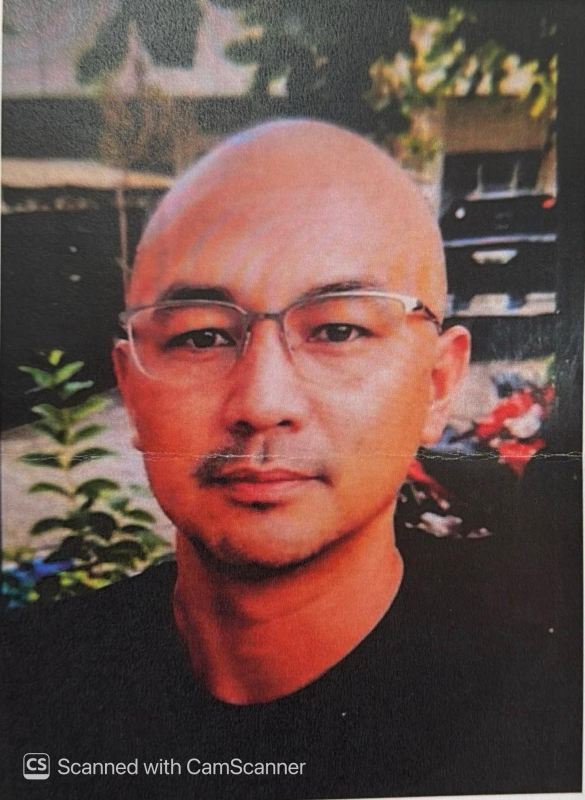
#> input picture osin_forensic.jpg, 1170 x 1600 px (shown at 1/2 size)
$ python ela_analysis.py osin_forensic.jpg out
#> lines starting #> are read from the running program, lines starting #| are printed output that depends on the picture
#!/usr/bin/env python3
"""Error Level Analysis (ELA) for JPEG manipulation detection.

usage: ela_analysis.py <image> [output_dir]

Writes <output_dir>/resaved.jpg (quality-90 resave) and <output_dir>/ela.png
(brightness-boosted pixel difference). <output_dir> defaults to the image's
own folder.
"""
import os
import sys

from PIL import Image, ImageChops, ImageEnhance


def main():
    if len(sys.argv) < 2:
        print("usage: ela_analysis.py <image> [output_dir]", file=sys.stderr)
        return 2
    img_path = sys.argv[1]
    out_dir = sys.argv[2] if len(sys.argv) > 2 else (os.path.dirname(img_path) or ".")
    try:
        img = Image.open(img_path).convert("RGB")
#> img is the input picture: PIL image 1170x1600 RGB; mean R, G, B 107.9, 79.8, 73.3
    except Exception as e:
        print(f"ela_analysis: cannot read image {img_path}: {e}", file=sys.stderr)
        return 1

    print("Image size:", img.size)
#| Image size: (1170, 1600)

    # ELA: resave at quality 90, compare
    temp_path = os.path.join(out_dir, "resaved.jpg")
    img.save(temp_path, "JPEG", quality=90)
    resaved = Image.open(temp_path)
    diff = ImageChops.difference(img, resaved)
    extrema = diff.getextrema()
#> extrema = ((0, 8), (0, 8), (0, 8))
    max_diff = max([e[1] for e in extrema])
#> max_diff = 8
    print("ELA max pixel difference:", max_diff)
#| ELA max pixel difference: 8

    # Enhance diff for visibility
    enh = ImageEnhance.Brightness(diff)
    diff_enhanced = enh.enhance(10.0)
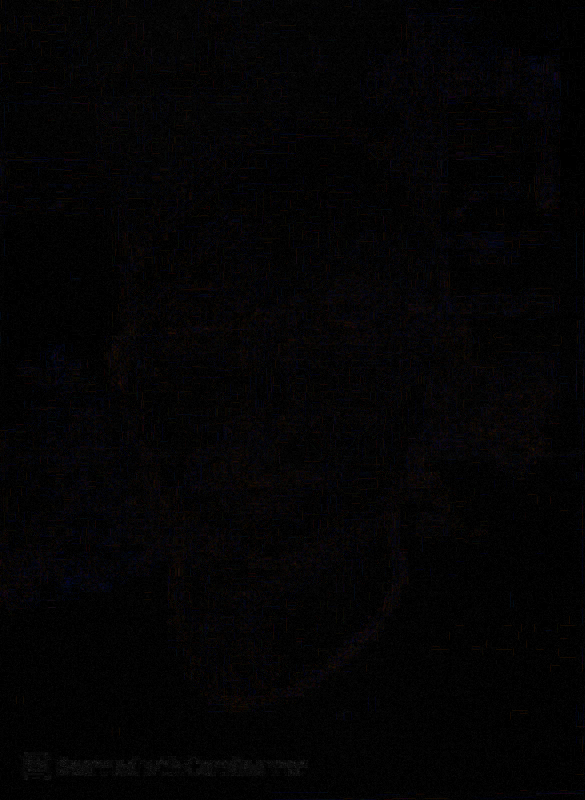
#> diff_enhanced: PIL image 1170x1600 RGB (shown at 1/2 size); mean R, G, B 3.6, 3.1, 3.8
    ela_path = os.path.join(out_dir, "ela.png")
    diff_enhanced.save(ela_path)
    print("ELA saved to", ela_path)

    # Pixel stats via histogram
    h = img.histogram()
#> h = 768 values, max 40866 at index 546, min 0 at index 498, mean 7312.5

    def mean_std(chan_offset):
        vals = h[chan_offset:chan_offset + 256]
        total = sum(vals)
        mean = sum(i * v for i, v in enumerate(vals)) / total if total else 0
        var = sum(((i - mean) ** 2) * v for i, v in enumerate(vals)) / total if total else 0
        return round(mean, 2), round(var ** 0.5, 2)

    for name, off in [("R", 0), ("G", 256), ("B", 512)]:
        m, s = mean_std(off)
        print(f"{name} mean={m} std={s}")
#> this loop made 3 passes
#> (mean in mean_std, var in mean_std, m, s) on passes 1 to 3: (107.9, 4766.1, 108, 69.04), (79.78, 2227.1, 79.78, 47.19), (73.29, 1880.7, 73.29, 43.37)
#| R mean=107.95 std=69.04
#| G mean=79.78 std=47.19
#| B mean=73.29 std=43.37
    return 0


if __name__ == "__main__":
    sys.exit(main())
#> (the program exits here)
